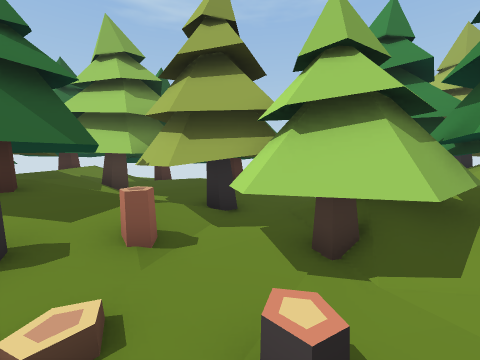
view 1 (above)

24 first-person views from a walk through a Unity game level. The camera is 1.5 m above the floor, tilts 6° down and sees 90° across. The floor is counted in squares, 1 m on a side. Each view is taken from the middle of a square. On the plan, view 1 faces up. The plan holds only what a view shows up to about 13 squares ahead; the rest is blank. The place goes on beyond the plan.

view 2
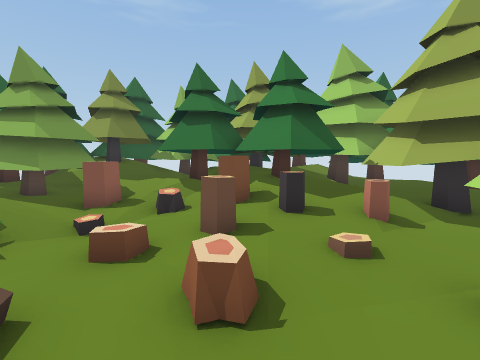

view 3
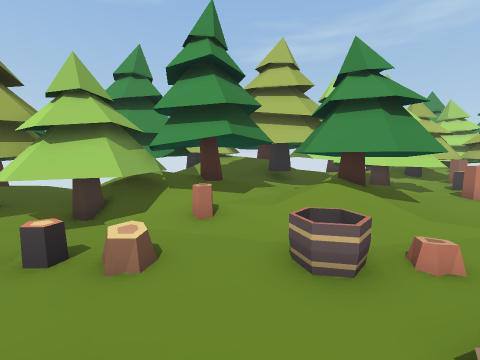

view 4
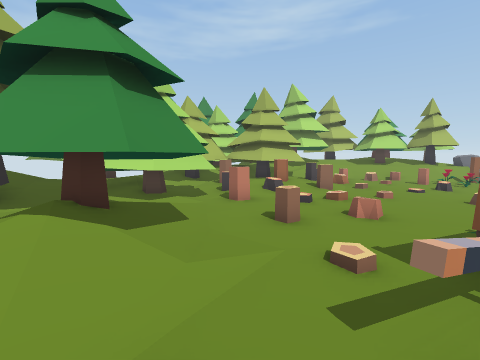

view 5
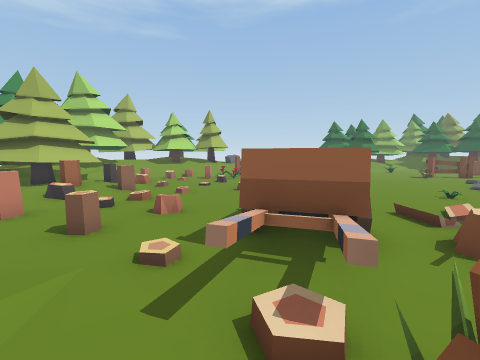

view 6
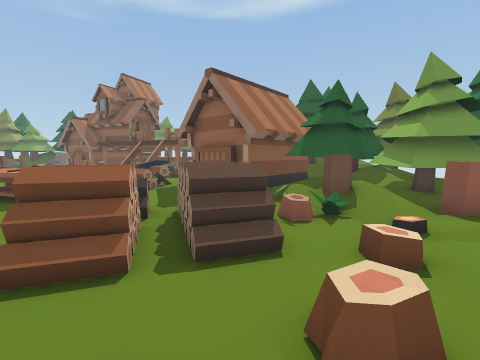

view 7
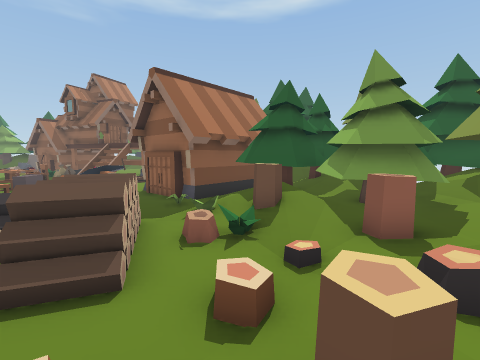

view 8
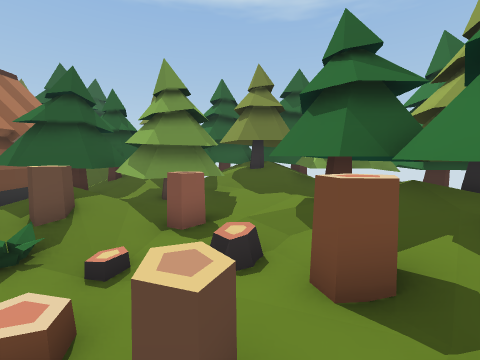

view 9
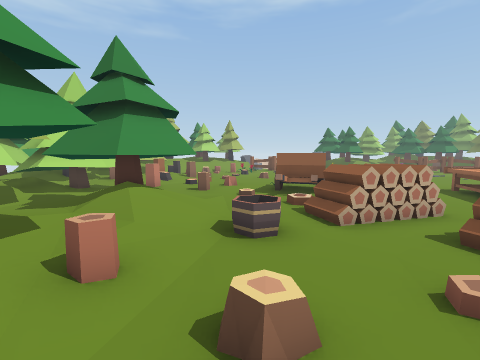

view 10
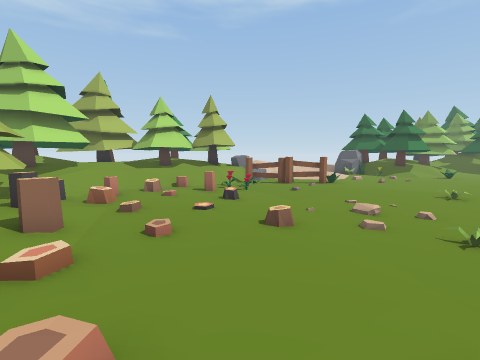

view 11
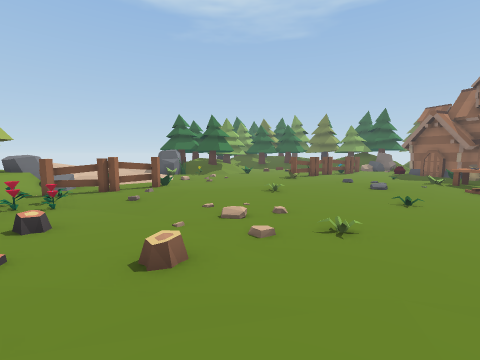

view 12
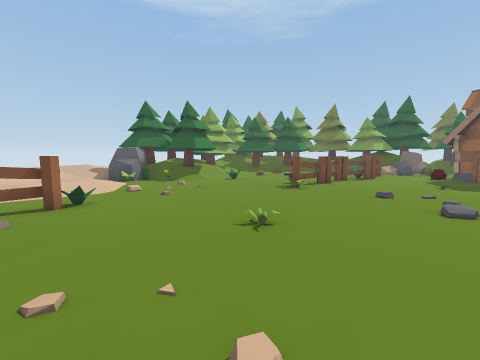

view 13
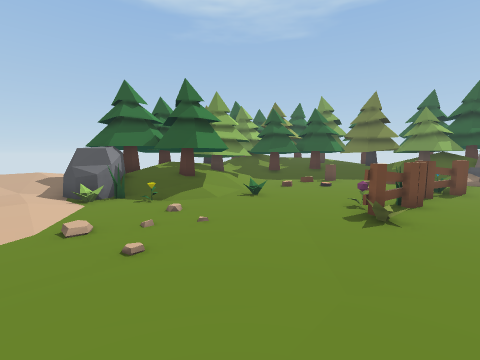

view 14
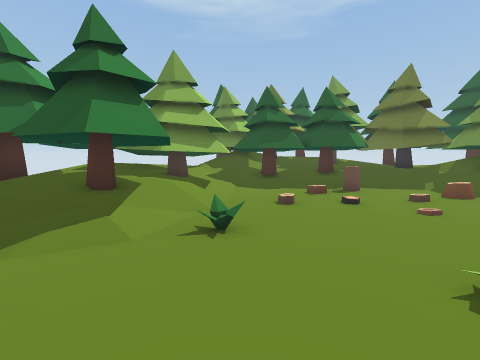

view 15
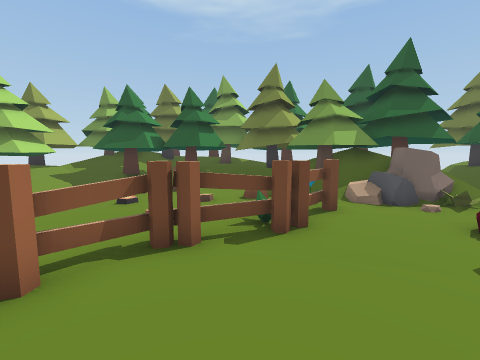

view 16
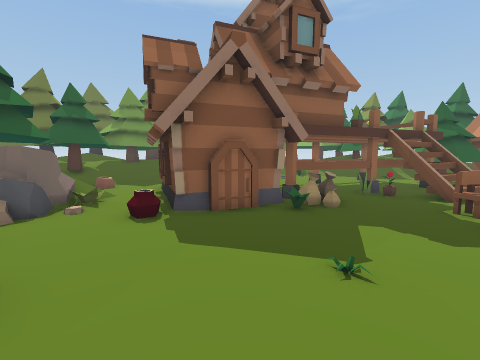

view 17
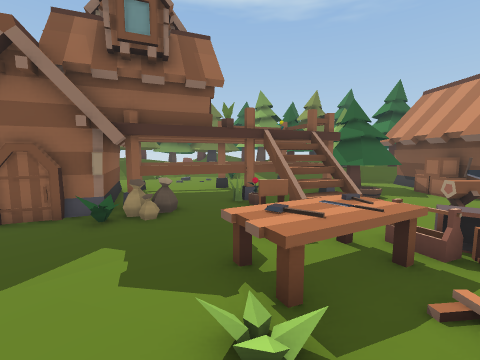

view 18
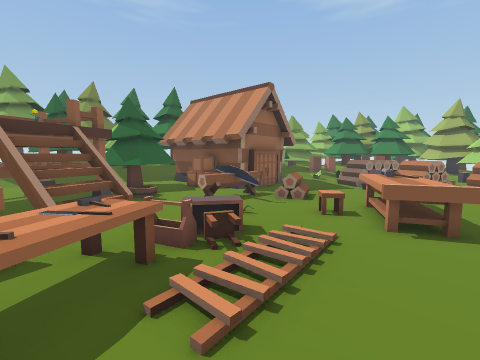

view 19
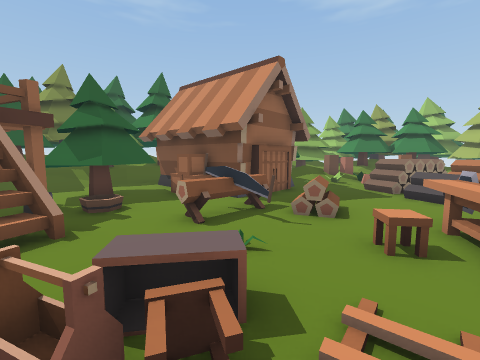

view 20
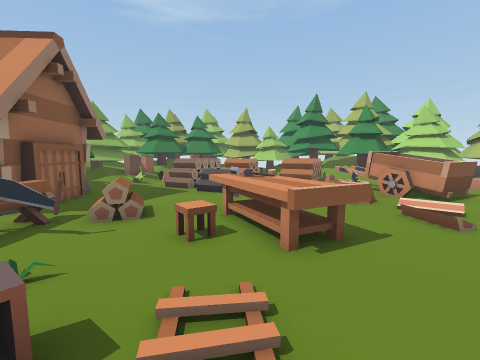

view 21
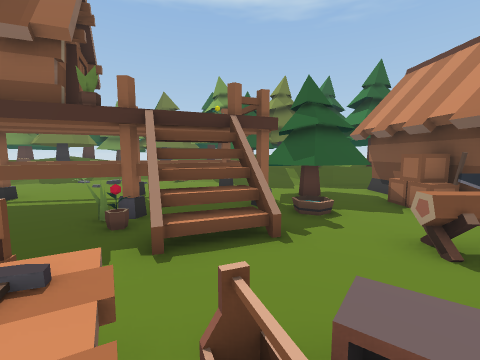

view 22
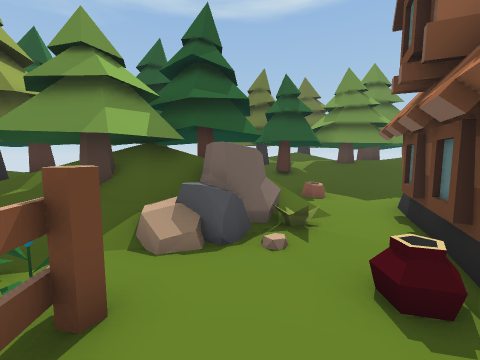

view 23
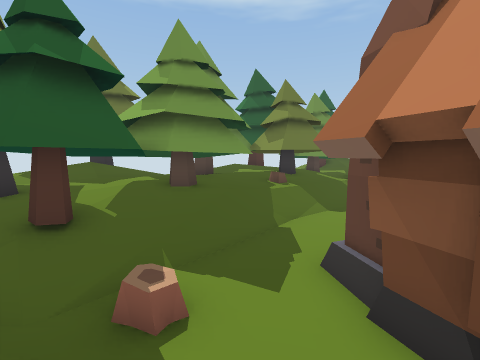

view 24
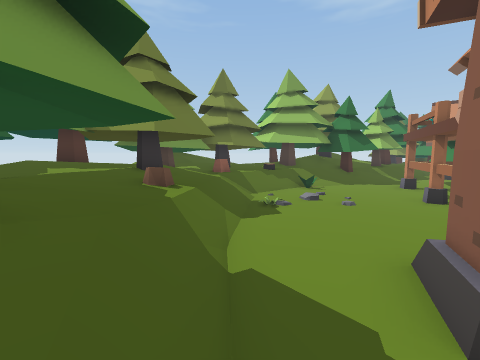

### Floor plan
Key: @ floor where view 1 was taken; # wall or solid block; . main floor; : floor 0.25 m higher than the main floor; + floor 0.5 m higher than the main floor; * floor 0.75 m higher than the main floor; % floor 1.25 m higher than the main floor; / step, stairs or slope; = window, fence, low wall or low ledge; ^ raised ledge; T tree; A axe; E desk; C chair; L toolbox; B table; F fence; R rock; H house; I thing the floor can be seen under or through; S sack; G crate; O other object.
Columns run from 17 left of view 1 to 18 right of it. Each row starts with its distance up from view 1.
  6      TTTTT#T TTTTTT TTT  T#
  5        T TTTTTTTTTT TTTT T####
  4   TTT TT TTTTTT/TTTTT##TT T O
  3   TTTTT TTTTTTT/OTTTTTTTT:T  TT
  2    T###T TTTOOO://TTTTTTT::TTTTT
  1  TTT##TT+++//:O:/OO.OTTTTT:TTTT
  0  TTTTTTTTTO::::O.@...//TTT:TTT  TT
 -1  TT T  TTT:://......O//TTT/TTT:TT
 -2     T  TTT//../.....OO/TTT/:TT:TTT T
 -3    #TTTTT*O/O.///......:::::OO:OTTTT
 -4    ###TTTT/O..%./O.OO.O..O:../++TTTT
 -5     TT TTT//.OO:*.. OOO....///:OTTT
 -6   =     T/.O...*O.OO.OOO..:./:OOTTTT
 -7   == OOOOOO..........OOO......O/:OTT
 -8   T  O    O........AA.OOO......///.T
 -9   TT O    O.....E../A.O......../.OO
-10    T/OOOOOO..O.EEE..//...../....///
-11    O/...GG.OOO..EE../....../...../.T
-12   O^/.TT...OOO.CEEE.....O.......O.OT
-13 ##  . TTT..OOO...E......../......./T
-14 #T /.TTTT/....=................/OO/O
-15  TT/..TT#/=...==.....O..........O./O
-16   T...  #=##..L.............::...F/O
-17   T..OO ###=..OB.........O:::..FFF/#
-18 T/....   =#..CBB........:.....FF..RR
-19 //....   OO....BB:::::........O..  R
-20 /O....= III.........:............
-21 /.....III^ISS...................:::
-22 /../....^.I#S..................:: ::
-23 /......#..HHH...O.....F........::  :
-24 //.O....HH  #.......FFO.....:...::::
-25 TT/....H    #H......FO.......O.O.::
-26 TT//...#   H#O.....FF....../T//RRR//
-27 TT///..#HH#../...FF......O./TTORR //
-28 TT////......./..F...:...../TTTTTT */
-29 TT TTT/...//RR/.F ......../TTTTTT
-30 TTTTTTO//. /RRO/O........TTTT  T
-31 TT TTTTT//TTTTTTT........TTTT#  T
-32    TTTTT//TTTT#TT//.OO.../TTT  #T
-33 TT %=##TT T#TTTTTT//TTT:T/OTT
-34 TT#%^^^    TT  TTTTTTTTTTTTTTT
-35 ###^^T     T   TTTTTT##^TTT T
-36    #^     TT

Positions as (right, up) in squares from view 1, and headings:
1: (0, 0), facing up
2: (0, -2), facing up-left
3: (0, -3), facing up-right
4: (3, -3), facing right
5: (3, -3), facing down-right
6: (0, 0), facing down-left
7: (-2, 1), facing down-left
8: (-2, 1), facing left
9: (0, 2), facing down-right
10: (7, -6), facing down-right
11: (9, -7), facing down
12: (8, -12), facing down
13: (9, -17), facing down
14: (8, -22), facing down
15: (1, -22), facing down
16: (2, -24), facing left
17: (1, -19), facing left
18: (1, -18), facing up-left
19: (-1, -16), facing up-left
20: (-1, -16), facing up
21: (-2, -16), facing left
22: (-1, -26), facing down-left
23: (-6, -29), facing left
24: (-10, -30), facing up-left
